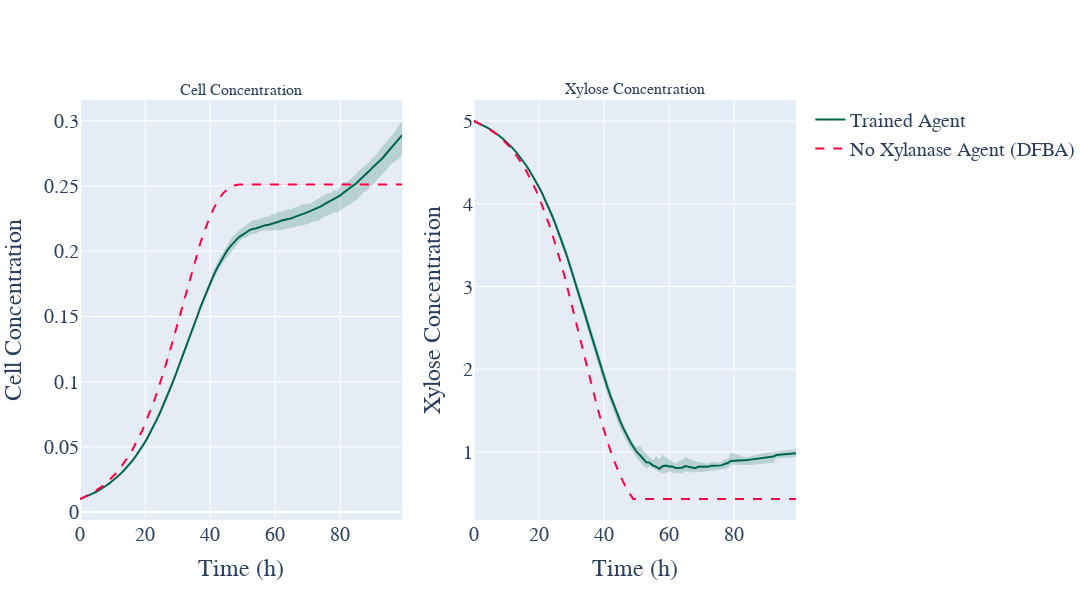

Notebook source saved alongside this figure:
### Code cell
fig.update_xaxes(title_text="Time (h)",row=1,col=1)
fig.update_yaxes(title_text="Cell Concentration",row=1,col=1)
fig.update_xaxes(title_text="Time (h)",row=1,col=2)
fig.update_yaxes(title_text="Xylose Concentration",row=1,col=2)
